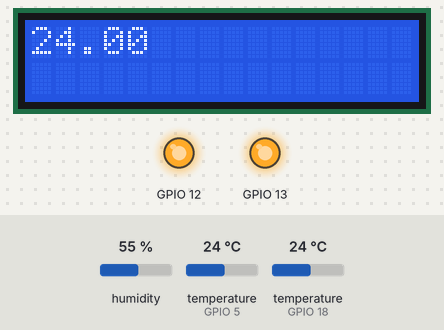
The sketch below on a simulated ESP32. Shown: 16×2 character LCD, output pins drawn as LEDs (lit = HIGH). The inputs (shaded band) are chosen by the test bench; at power-on: temperature (sensors on GPIO 5, GPIO 18) 24 °C, humidity 55 %. WiFi joins after 1.5 s; servers stay silent unless stated; what the sketch prints to the serial monitor is not drawn.

Above: at 8.1 s.
8.2 s: temperature (sensor on GPIO 5) set to 12 °C
At 15.7 s:
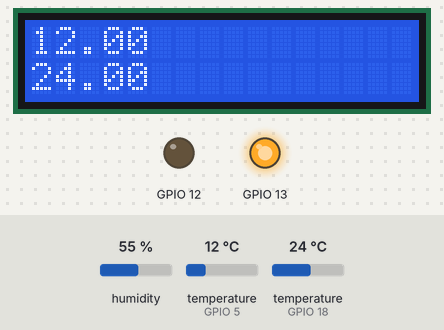
22.2 s: temperature (sensor on GPIO 18) set to 12 °C
At 29.4 s:
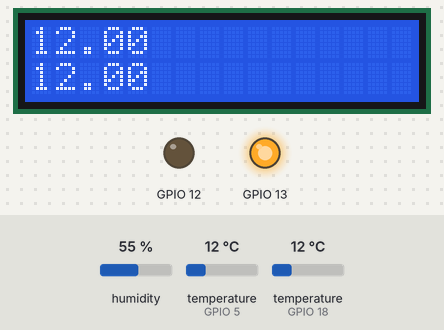
30.1 s: temperature (sensor on GPIO 5) set to 19 °C
At 36.4 s:
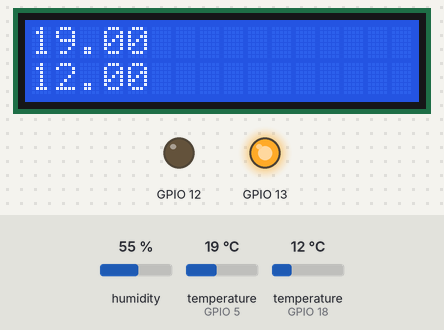
36.7 s: temperature (sensor on GPIO 18) set to 19 °C
At 43.1 s:
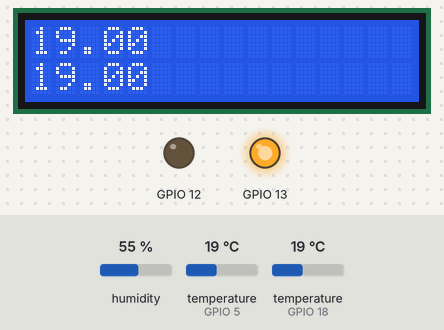
43.6 s: temperature (sensor on GPIO 5) set to 28 °C
At 49.3 s:
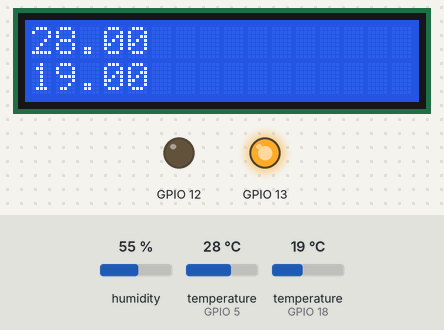
50.2 s: temperature (sensor on GPIO 18) set to 28 °C
At 56.8 s:
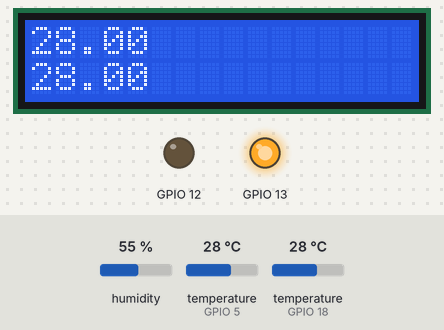
Timing chart, 0 to 58.1 s (numbered marks = the images above; inputs shaded):
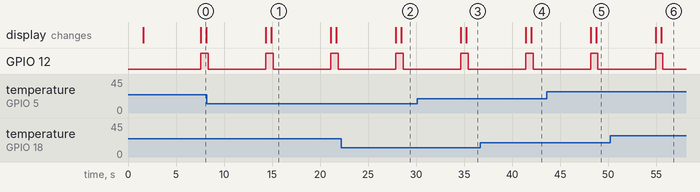

The sketch:

logger.ino
```cpp
#include <WiFiClientSecure.h>
#include <WiFi.h>
#include <DHT.h>
#include <DHT_U.h>
#include <OneWire.h>
#include <DallasTemperature.h>
#include <LiquidCrystal_I2C.h>

#define DHTPIN 5
#define DHTTYPE    DHT22


DHT_Unified dht(DHTPIN, DHTTYPE);
WiFiClientSecure client;

#define ONE_WIRE_BUS 18
#define SENSER_BIT    9

OneWire oneWire(ONE_WIRE_BUS);
DallasTemperature sensors(&oneWire);

const char* ssid     = "hoge";
const char* password = "huga";
const String host = "https://script.google.com/";
const int httpPort = 80;
const char* server = "script.google.com";

LiquidCrystal_I2C lcd(0x27,16,2);

void setup() {
  Serial.begin(115200);
  Serial.println("connecting");
   WiFiServer server(80);
  WiFi.begin(ssid, password);
  while (WiFi.status() != WL_CONNECTED) {
    delay(500);
    Serial.println("connecting");
  }
  pinMode(13, OUTPUT);
  pinMode(12, OUTPUT);
  Serial.println(WiFi.localIP());
  digitalWrite(13, HIGH);


  server.begin();
  dht.begin();
  Serial.println(F("DHTxx Unified Sensor Example"));
  sensor_t sensor;
  dht.temperature().getSensor(&sensor);
  sensors.setResolution(SENSER_BIT);
  lcd.init();                      // initialize the lcd
  // Print a message to the LCD.
  lcd.backlight();
  lcd.setCursor(0,0);
  lcd.print("start logging!");
  lcd.setCursor(0,1);
  lcd.print("C and %");
}

void(* resetFunc) (void) = 0;

void sendDate(const char* name, float status) {
  client.setInsecure();
  // サイトにアクセス
  Serial.println("\nStarting connection to server...");
    if (!client.connect(server, 443)){
      Serial.println("Connection failed!");
      resetFunc();
    } else {
      Serial.println("Connected to server!\n");
      client.println("GET " + host + "?id=" + name +  "&value=" + status);
      client.stop();
      Serial.println("finish.");
    }
}


void loop() {
  delay(6000);
  lcd.clear();
  sensors_event_t event;
  dht.temperature().getEvent(&event);
  digitalWrite(12, HIGH);
  if (isnan(event.temperature)) {
    Serial.println(F("Error reading temperature!"));
    digitalWrite(12, LOW);
  }
  else {
    Serial.print(F("sakama_Temperature: "));
    Serial.print(event.temperature);
    Serial.println(F("°C"));
    lcd.setCursor(0, 0);
    lcd.print(event.temperature);

    sendDate("Koi_Temperature", event.temperature);
  }
  // Get humidity event and print its value.
  dht.humidity().getEvent(&event);
  if (isnan(event.relative_humidity)) {
    Serial.println(F("Error reading humidity!"));
    digitalWrite(12, LOW);
  }
  else {
    Serial.print(F("sakama_Humidity: "));
    Serial.print(event.relative_humidity);
    Serial.println(F("%"));

    sendDate("Koi_Humidity", event.relative_humidity);
  }

  sensors.requestTemperatures();              // 温度取得要求
  if(isnan(sensors.getTempCByIndex(0))){
    Serial.println(F("Error reading water temperature!"));
    digitalWrite(12, LOW);
  } else {
    Serial.print(F("sakama_water_temperature: "));
    Serial.print(sensors.getTempCByIndex(0));
    Serial.println(F("°C"));
    lcd.setCursor(0, 1);
    lcd.print(sensors.getTempCByIndex(0));

    sendDate("Koi_water_temperature", sensors.getTempCByIndex(0));
  }
  digitalWrite(12, LOW);
}
```

Measured:
- after the input at 8.2 s, the display: first changes after 6.2 s (image 1 shows a later state)
- after the input at 22.2 s, the display: first differs from a run without the input after 6.2 s (image 2)
- after the input at 30.1 s, the display: first changes after 4.6 s (image 3 shows a later state)
- after the input at 36.7 s, the display: first differs from a run without the input after 5.3 s (image 4)
- after the input at 43.6 s, the display: first changes after 4.6 s (image 5 shows a later state)
- after the input at 50.2 s, the display: first differs from a run without the input after 5.3 s (image 6)
- by itself, GPIO 12: alternates HIGH for 0.76 s and LOW for 6.0 s
